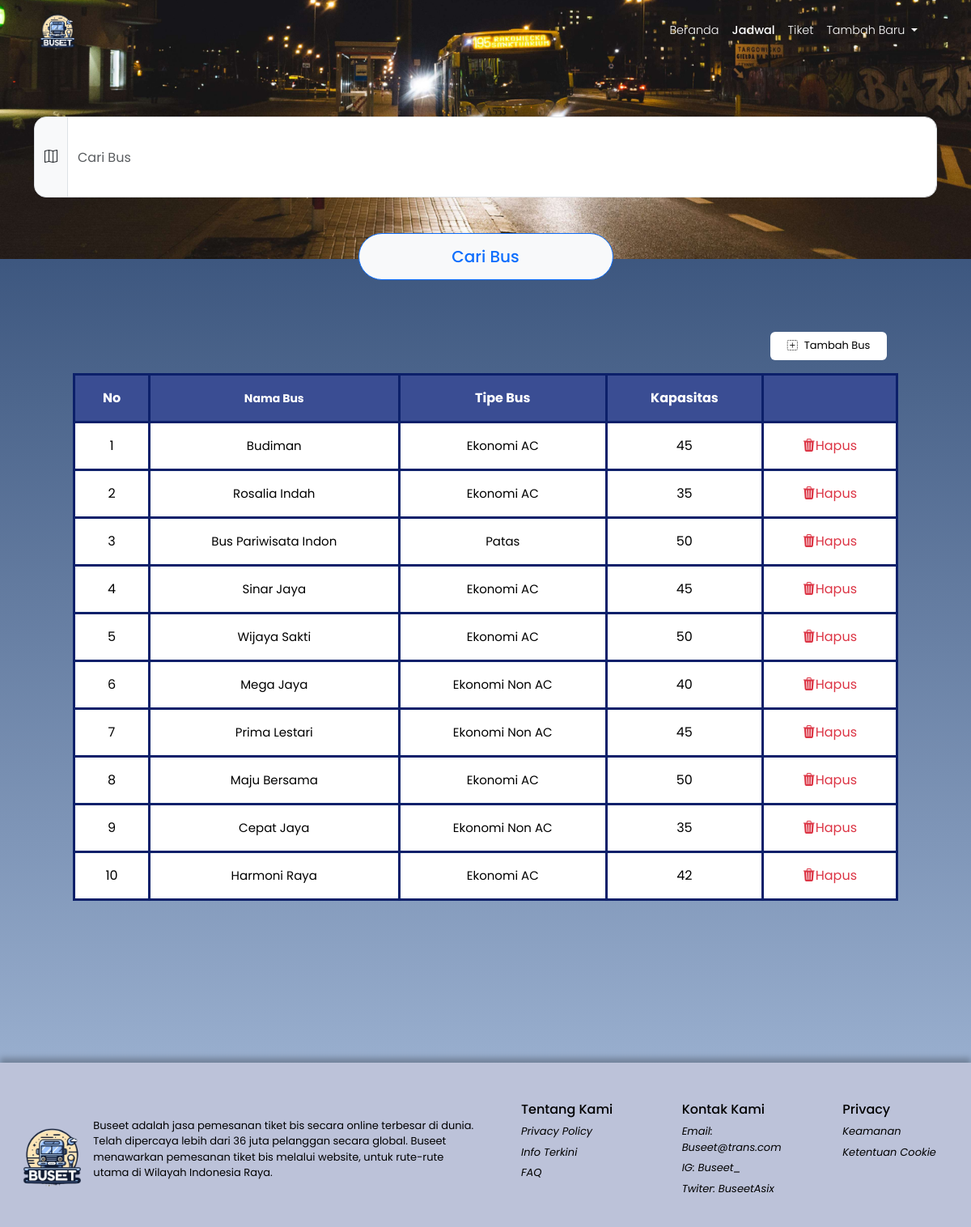
/admin/bus-search.php, run on the app's committed database.
### tables this page shows
CREATE TABLE `bus`  (
  `Id_bus` char(20) NOT NULL,
  `kapasitas` int NOT NULL,
  `nama_bus` varchar(20) NOT NULL,
  `tipe_bus` varchar(20) NULL DEFAULT NULL,
  PRIMARY KEY (`Id_bus`) USING BTREE
);

### admin/bus-search.php (the view, shortened to what this page needs)
<?php
require_once '../includes/connection.php';
$schedule = mysqli_query($conn, "SELECT * FROM bus LIMIT 10;");
?>
<!DOCTYPE html>
<html lang="en">
  <head>
    <link rel="stylesheet" href="https://cdnjs.cloudflare.com/ajax/libs/font-awesome/4.7.0/css/font-awesome.min.css" />
    <link href="https://cdn.jsdelivr.net/npm/bootstrap@5.3.3/dist/css/bootstrap.min.css" rel="stylesheet" />
    <link rel="stylesheet" href="https://cdn.jsdelivr.net/npm/bootstrap-icons@1.11.3/font/bootstrap-icons.min.css" />
    <link rel="stylesheet" href="../assets/style/font.css">
    <link rel="stylesheet" href="../assets/style/global.css?v=<?= time(); ?>" />
    <link rel="stylesheet" href="../assets/style/component.css?v=<?= time(); ?>" />
  </head>
  <body id="pesan-tiket">
    <?php include("../includes/admin-header.php") ?>
    <section class="container w-full text-center search-bus-section">
       <form action="" method="post">
        <div class="d-flex">
          <div class="input-group mb-3">
            <span class="input-group-text curved" id="basic-addon1"><i class="bi bi-map"></i></span>
            <input type="text" class="form-control curved" name="bus-search" placeholder="Cari Bus" aria-label="Bus" aria-describedby="input-bus" required />
          </div>
        </div>
        <button class="btn btn-outline-primary btn-light btn-lg" type="submit" name="search" aria-label="Cari Bus">Cari Bus</button>
      </form>
    </section>
    <section class="list-bus text-center">
      <div class="mt-4">
        <div class="mb-2 text-end" style="margin-right: 6.5rem">
          <a href="bus-add.php" role="button" class="btn bus-add-btn text-black"><i class="bi bi-plus-square-dotted me-2"></i>Tambah Bus</a>
        </div>
        <table class="bg-white mx-auto mt-3 text-black">
        <thead class="text-white">
            <tr>
                <th>No</th>
                <th class="font-14">Nama Bus</th>
                <th>Tipe Bus</th>
                <th>Kapasitas</th>
                <th></th>
            </tr>
        </thead>
        <tbody>
            <?php $num = 1; ?>
            <?php while( $row = mysqli_fetch_assoc($schedule) ): ?>
            <tr>
                <td><?= $num; ?></td>
                <td class="font-15"><?= $row["nama_bus"]; ?></td>
                <td class="font-15"><?= $row["tipe_bus"]; ?></td>
                <td><?= $row["kapasitas"]; ?></td>
                <td>
                    <a href="../config/admin-bus-delete.php?bus-id=<?= $row['Id_bus'] ?>" class="text-decoration-none text-danger"><i class="bi bi-trash3-fill"></i>Hapus</a>
                </td>
            </tr>
            <?php $num++; ?>
            <?php  endwhile; ?>
        </tbody>
        </table>
      </div>
    </section>
    <?php include('../includes/footer.php') ?>
  </body>
</html>

### includes/admin-header.php (shortened to what this page needs)
<?php
function setActiveClass($path) {
  $current_page = basename($_SERVER['REQUEST_URI'], ".php");
  return strpos($current_page, $path) !== false ? 'aktiv' : '';
}
?>
<nav class="navbar navbar-dark navbar-expand-md bg-transparent fixed-top">
  <div class="container">
    <img src="../assets/icon/logo-buseet.png" width="60px" alt="Logo Buseet" />
    <div class="offcanvas offcanvas-end" tabindex="-1" id="offcanvasNavbar" aria-labelledby="offcanvasNavbarLabel">
      <div class="offcanvas-body">
        <ul class="navbar-nav ms-auto justify-content-end flex-grow-1 pe-3">
          <li class="nav-item">
            <a class="nav-link <?= setActiveClass('admin-home') ?>" aria-current="page" href="../admin/admin-home.php" aria-label="Beranda">Beranda</a>
          </li>
          <li class="nav-item">
            <a class="nav-link <?= setActiveClass('bus-search') ?>" href="../admin/schedule-search.php" aria-label="Jadwal">Jadwal</a>
          </li>
          <li class="nav-item">
            <a class="nav-link <?= setActiveClass('validasi-tiket') ?>" href="../admin/validasi-ticket.php" aria-label="Tiket">Tiket</a>
          </li>
          <li class="nav-item dropdown">
            <a class="nav-link dropdown-toggle" href="#" role="button" data-bs-toggle="dropdown" aria-expanded="false" aria-label="Atur Pesanan"> Tambah Baru </a>
          </li>
        </ul>
      </div>
    </div>
  </div>
</nav>

### includes/footer.php
<footer>
    <div class="row d-flex align-items-center text-black">
        <div class="col-1">
          <img src="../assets/icon/logo-buseet.png" width="100px" alt="Logo Buseet" />
        </div>
        <div class="col-5">
          <p
            >Buseet adalah jasa pemesanan tiket bis secara online terbesar di dunia. Telah dipercaya lebih dari 36 juta pelanggan secara global. Buseet menawarkan pemesanan tiket bis melalui website, untuk rute-rute
            utama di Wilayah Indonesia Raya.</p
          >
        </div>
        <div class="col-2 align-self-start">
          <ul>
            <li class="h6">Tentang Kami</li>
            <li>Privacy Policy</li>
            <li>Info Terkini</li>
            <li>FAQ</li>
          </ul>
        </div>
        <div class="col-2 align-self-start">
          <ul>
            <li class="h6">Kontak Kami</li>
            <li>Email: Buseet@trans.com</li>
            <li>IG: Buseet_</li>
            <li>Twiter: BuseetAsix</li>
          </ul>
        </div>
        <div class="col-2 align-self-start">
          <ul>
            <li class="h6">Privacy</li>
            <li>Keamanan</li>
            <li>Ketentuan Cookie</li>
          </ul>
        </div>
    </div>
</footer>

### assets/style/global.css (style rules this page uses)
body { background: linear-gradient(to bottom, rgba(32, 59, 102, 1), rgba(171, 192, 222, 1)); background-size: cover; overflow-x: hidden; font-family: "Poppins", sans-serif; color: white; min-height: 100vh; padding: 0; }
.offcanvas { text-align: center; height: 100vh; color: black; }
.nav-link { color: white; font-weight: 300; font-size: 0.9rem; }
.aktiv { font-weight: 500; }
.container .input-group input, .container .input-group span { border-radius: 0; height: 100px; }
.container .input-group { margin-top: -11rem; }
.container .input-group .curved { border-radius: 15px; }
footer { height: 203px; width: 100vw; margin-top: 200px; background-color: rgb(188, 194, 217); padding-top: 3rem; box-shadow: 0 -6px 7px rgba(0, 0, 0, 0.25); padding: 1rem; padding-top: 3rem; }
footer ul li { list-style: none; margin-top: 6px; }
footer .col-5 { font-size: 13px; }
footer ul li:not(:first-child) { font-style: italic; font-size: 13px; }

### assets/style/component.css (style rules this page uses)
.font-14 { font-size: 14px !important; }
.font-15 { font-size: 15px; }

### admin/bus-search.php (style rules this page uses)
.search-bus-section .btn { width: 315px; height: 58px; border-radius: 30px; font-weight: 500; margin-top: -2rem; }
.list-bus { margin-top: 4rem; }
.bus-add-btn { width: 9rem; height: 35px; background-color: #fff; font-size: 13px; }
table { border-collapse: collapse; width: 85%; margin-top: -3rem; }
tr, td, th { border: 3px solid #0c206a; padding: 1rem; }
thead { background-color: #3a4d93; }

### data on the page
bus: nama_bus "Budiman", tipe_bus "Ekonomi AC", kapasitas "45"
bus: nama_bus "Rosalia Indah", tipe_bus "Ekonomi AC", kapasitas "35"
bus: nama_bus "Bus Pariwisata Indon", tipe_bus "Patas", kapasitas "50"
bus: nama_bus "Sinar Jaya", tipe_bus "Ekonomi AC", kapasitas "45"
bus: nama_bus "Wijaya Sakti", tipe_bus "Ekonomi AC", kapasitas "50"
bus: nama_bus "Mega Jaya", tipe_bus "Ekonomi Non AC", kapasitas "40"
bus: nama_bus "Prima Lestari", tipe_bus "Ekonomi Non AC", kapasitas "45"
bus: nama_bus "Maju Bersama", tipe_bus "Ekonomi AC", kapasitas "50"
bus: nama_bus "Cepat Jaya", tipe_bus "Ekonomi Non AC", kapasitas "35"
bus: nama_bus "Harmoni Raya", tipe_bus "Ekonomi AC", kapasitas "42"
